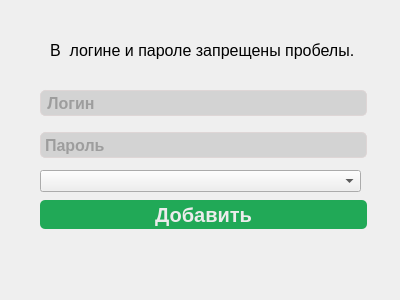
<?xml version="1.0" encoding="UTF-8"?>
<ui version="4.0">
 <class>addUser</class>
 <widget class="QDialog" name="addUser">
  <property name="geometry">
   <rect>
    <x>0</x>
    <y>0</y>
    <width>400</width>
    <height>300</height>
   </rect>
  </property>
  <property name="windowTitle">
   <string>Dialog</string>
  </property>
  <widget class="QPushButton" name="addUserButton">
   <property name="geometry">
    <rect>
     <x>40</x>
     <y>190</y>
     <width>327</width>
     <height>39</height>
    </rect>
   </property>
   <property name="cursor">
    <cursorShape>PointingHandCursor</cursorShape>
   </property>
   <property name="styleSheet">
    <string notr="true">background:#128A42;
	color:#fff;
width: 99%;
	padding: 3%;
	background: #21A957;
	font-family: 'Arial', sans-serif;
	color: #ECECEC;
	font-size: 20px;
	font-weight:500;
	border-radius: 5px;
	margin-top:10px;</string>
   </property>
   <property name="text">
    <string>Добавить</string>
   </property>
  </widget>
  <widget class="QLineEdit" name="password">
   <property name="geometry">
    <rect>
     <x>40</x>
     <y>122</y>
     <width>327</width>
     <height>36</height>
    </rect>
   </property>
   <property name="styleSheet">
    <string notr="true">text-align:left;
	background:#D3D3D3;;
	font-family: 'Open Sans', sans-serif;
	color: #676767;
	font-weight:600;
	font-size: 16px;
	border-radius: 5px;
	border:1px solid #DED6D6;
	width:0%;
	padding-left:2px;
	margin-top:10px;</string>
   </property>
   <property name="echoMode">
    <enum>QLineEdit::Password</enum>
   </property>
   <property name="placeholderText">
    <string>Пароль</string>
   </property>
  </widget>
  <widget class="QLineEdit" name="username">
   <property name="geometry">
    <rect>
     <x>40</x>
     <y>80</y>
     <width>327</width>
     <height>36</height>
    </rect>
   </property>
   <property name="styleSheet">
    <string notr="true">text-align:left;
	background:#D3D3D3;;
	font-family: 'Open Sans', sans-serif;
	color: #676767;
	font-weight:600;
	font-size: 16px;
	border-radius: 5px;
	border:1px solid #DED6D6;
	width:0%;
	margin-top:10px;</string>
   </property>
   <property name="echoMode">
    <enum>QLineEdit::Normal</enum>
   </property>
   <property name="placeholderText">
    <string> Логин</string>
   </property>
  </widget>
  <widget class="QComboBox" name="status">
   <property name="geometry">
    <rect>
     <x>40</x>
     <y>170</y>
     <width>321</width>
     <height>22</height>
    </rect>
   </property>
   <property name="currentText">
    <string/>
   </property>
   <property name="maxVisibleItems">
    <number>3</number>
   </property>
   <property name="insertPolicy">
    <enum>QComboBox::InsertAtTop</enum>
   </property>
   <property name="minimumContentsLength">
    <number>0</number>
   </property>
  </widget>
  <widget class="QLabel" name="annotation">
   <property name="geometry">
    <rect>
     <x>50</x>
     <y>30</y>
     <width>311</width>
     <height>41</height>
    </rect>
   </property>
   <property name="font">
    <font>
     <pointsize>12</pointsize>
    </font>
   </property>
   <property name="text">
    <string>В  логине и пароле запрещены пробелы.</string>
   </property>
  </widget>
 </widget>
 <resources/>
 <connections>
  <connection>
   <sender>addUserButton</sender>
   <signal>clicked()</signal>
   <receiver>addUser</receiver>
   <slot>accept()</slot>
   <hints>
    <hint type="sourcelabel">
     <x>179</x>
     <y>188</y>
    </hint>
    <hint type="destinationlabel">
     <x>202</x>
     <y>257</y>
    </hint>
   </hints>
  </connection>
 </connections>
</ui>
